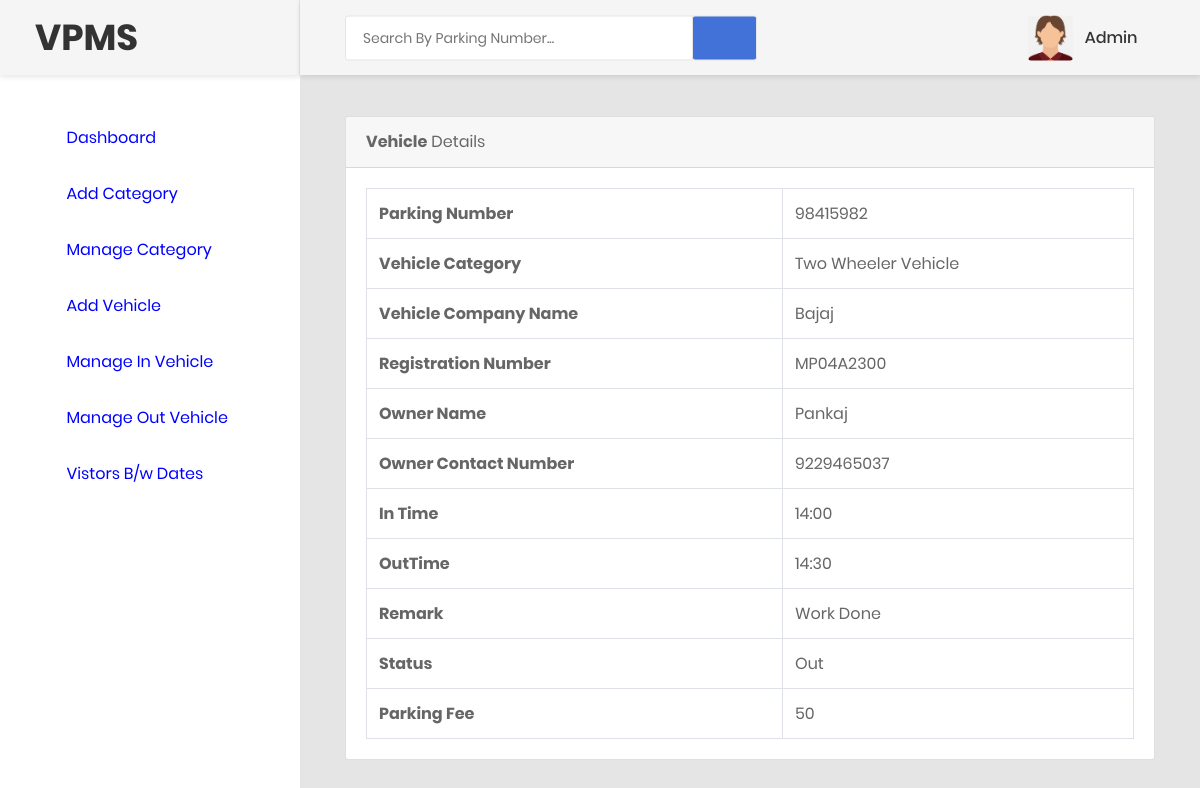
Page /view_outgoingdetail/1 (signed in) on the committed database.
### vehicle/models.py (models this page shows, shortened)
class Vehicle(models.Model):
    parkingnumber = models.CharField(max_length=20)
    category = models.ForeignKey(Category, on_delete=models.CASCADE)
    vehiclecompany = models.CharField(max_length=50)
    regno = models.CharField(max_length=10)
    ownername = models.CharField(max_length=50)
    ownercontact = models.CharField(max_length=15)
    pdate = models.DateField()
    intime = models.CharField(max_length=50)
    outtime = models.CharField(max_length=50)
    parkingcharge = models.CharField(max_length=50)
    remark = models.CharField(max_length=500)
    status = models.CharField(max_length=20)

class Category(models.Model):
    categoryname = models.CharField(max_length=50)
    def __str__(self):
        return self.categoryname

### vehicle/views.py (the view)
# urls.py: path('view_outgoingdetail/<int:pid>',view_outgoingdetail,name='view_outgoingdetail'),
def view_outgoingdetail(request,pid):
    if not request.user.is_authenticated:
        return redirect('index')
    vehicle = Vehicle.objects.get(id=pid)
    d = {'vehicle': vehicle}
    return render(request,'view_outgoingdetail.html', d)

### vehicle/templates/view_outgoingdetail.html (shortened to what this page needs)
{% load static %}
{% block body %}
<html lang="en">
<head>
    <link href="{% static 'css/font-face.css' %}" rel="stylesheet" media="all">
    <link href="{% static 'vendor/font-awesome-5/css/fontawesome-all.min.css' %}" rel="stylesheet" media="all">
    <link href="{% static 'vendor/font-awesome-4.7/css/font-awesome.min.css' %}" rel="stylesheet" media="all">
    <link href="{% static 'vendor/mdi-font/css/material-design-iconic-font.min.css' %}" rel="stylesheet" media="all">
    <link href="{% static 'vendor/bootstrap-4.1/bootstrap.min.css' %}" rel="stylesheet" media="all">
    <link href="{% static 'vendor/animsition/animsition.min.css' %}" rel="stylesheet" media="all">
    <link href="{% static 'vendor/bootstrap-progressbar/bootstrap-progressbar-3.3.4.min.css' %}" rel="stylesheet" media="all">
    <link href="{% static 'vendor/wow/animate.css' %}" rel="stylesheet" media="all">
    <link href="{% static 'vendor/css-hamburgers/hamburgers.min.css' %}" rel="stylesheet" media="all">
    <link href="{% static 'vendor/slick/slick.css' %}" rel="stylesheet" media="all">
    <link href="{% static 'vendor/select2/select2.min.css' %}" rel="stylesheet" media="all">
    <link href="{% static 'vendor/perfect-scrollbar/perfect-scrollbar.css' %}" rel="stylesheet" media="all">
    <link href="{% static 'css/theme.css' %}" rel="stylesheet" media="all">
</head>
<body class="animsition">
    <div class="page-wrapper">
       {% include 'sidebar.html' %}
        <div class="page-container">
             {% include 'header.html' %}
            <div class="main-content">
                <div class="section__content section__content--p30">
                    <div class="container-fluid">
                        <div class="row">
                            <div class="col-lg-12">
                                <div class="card">
                                    <div class="card-header">
                                        <strong>Vehicle</strong>  Details
                                    </div>
                                    <div class="card-body card-block">
                                            <p style="font-size:16px; color:red" align="center">
  <table border="1" class="table table-bordered mg-b-0">
                                            <tr>
    <th>Parking Number</th>
    <td>{{vehicle.parkingnumber}}</td>
  </tr>
   <tr>
    <th>Vehicle Category</th>
    <td>{{vehicle.category}}</td>
  </tr>
  <tr>
    <th>Vehicle Company Name</th>
    <td>{{vehicle.vehiclecompany}}</td>
  </tr>
  <tr>
    <th>Registration Number</th>
    <td>{{vehicle.regno}}</td>
  </tr>
  <tr>
    <th>Owner Name</th>
    <td>{{vehicle.ownername}}</td>
  </tr>
  <tr>
    <th>Owner Contact Number</th>
    <td>{{vehicle.ownercontact}}</td>
  </tr>
  <tr>
    <th>In Time</th>
    <td>{{vehicle.intime}}</td>
  </tr>
  <tr>
      <tr>
    <th>OutTime</th>
    <td>{{vehicle.outtime}}</td>
  </tr>
      <tr>
    <th>Remark</th>
    <td>{{vehicle.remark}}</td>
    </tr>
    <th>Status</th>
    <td>{{vehicle.status}}</td>
  </tr>
    <tr>
    <th>Parking Fee</th>
    <td>{{vehicle.parkingcharge}}</td>
  </tr>
</table>
                                    </div>
                                </div>
                        </div>
                            </div>
                </div>
                </div>
            </div>
        </div>
</body>
</html>
{% endblock %}

### vehicle/templates/sidebar.html
<aside class="menu-sidebar d-none d-lg-block">
            <div class="logo">
                   <h1>VPMS</h1>
            </div>
            <div class="menu-sidebar__content js-scrollbar1">
                <nav class="navbar-sidebar">
                    <ul class="list-unstyled navbar__list">
                        <li>
                            <a href="{% url 'admin_home' %}"  style="color: blue">
                                <i class="fas fa-tachometer-alt"></i>Dashboard</a>
                        </li>
                        <li>
                            <a href="{% url 'add_category' %}"  style="color: blue">
                                <i class="fa fa-list-alt"></i>Add Category</a>
                        </li>
                        <li>
                            <a href="{% url 'manage_category' %}"  style="color: blue">
                                <i class="fa fa-list-alt"></i>Manage Category</a>
                        </li>
                        <li>
                            <a href="{% url 'add_vehicle' %}"  style="color: blue">
                                <i class="fa fa-car"></i>Add Vehicle</a>
                        </li>
                        <li>
                            <a href="{% url 'manage_incomingvehicle' %}"  style="color: blue">
                                <i class="fa fa-car"></i>Manage In Vehicle</a>
                        </li>
                         <li>
                            <a href="{% url 'manage_outgoingvehicle' %}"  style="color: blue">
                                <i class="fa fa-car"></i>Manage Out Vehicle</a>
                        </li>
                      <li>
                            <a href="{% url 'betweendate_report' %}"  style="color: blue">
                                <i class="fas fa-copy"></i>Vistors B/w Dates</a>
                        </li>
                    </ul>
                </nav>
            </div>
        </aside>

### vehicle/templates/header.html (shortened to what this page needs)
{% load static %}
<header class="header-desktop">
                <div class="section__content section__content--p30">
                    <div class="container-fluid">
                        <div class="header-wrap">
                            <form class="form-header" name="search" action="{% url 'search'%}">
                                <input class="au-input au-input--xl" type="text" name="searchdata" id="searchdata" placeholder="Search By Parking Number..." />
                                <button class="au-btn--submit" type="submit" name="search" value="Submit">
                                    <i class="zmdi zmdi-search"></i>
                                </button>
                            </form>
                            <div class="header-button">
                                <div class="account-wrap">
                                    <div class="account-item clearfix js-item-menu">
                                        <div class="image">
                                            <img src="{% static 'images/icon/avatarboy729.png' %}" alt="Admin" />
                                        </div>
                                        <div class="content">
                                            <a class="js-acc-btn" href="#">{{request.user.username}}</a>
                                        </div>
                                    </div>
                                </div>
                            </div>
                        </div>
                    </div>
                </div>
            </header>

### rows in the picture
Vehicle: parkingnumber "98415982", category "Two Wheeler Vehicle", vehiclecompany "Bajaj", regno "MP04A2300", ownername "Pankaj", ownercontact "9229465037", intime "14:00", outtime "14:30", remark "Work Done", status "Out", parkingcharge "50"

### other values in the picture
{{ request.user.username }} "Admin"
